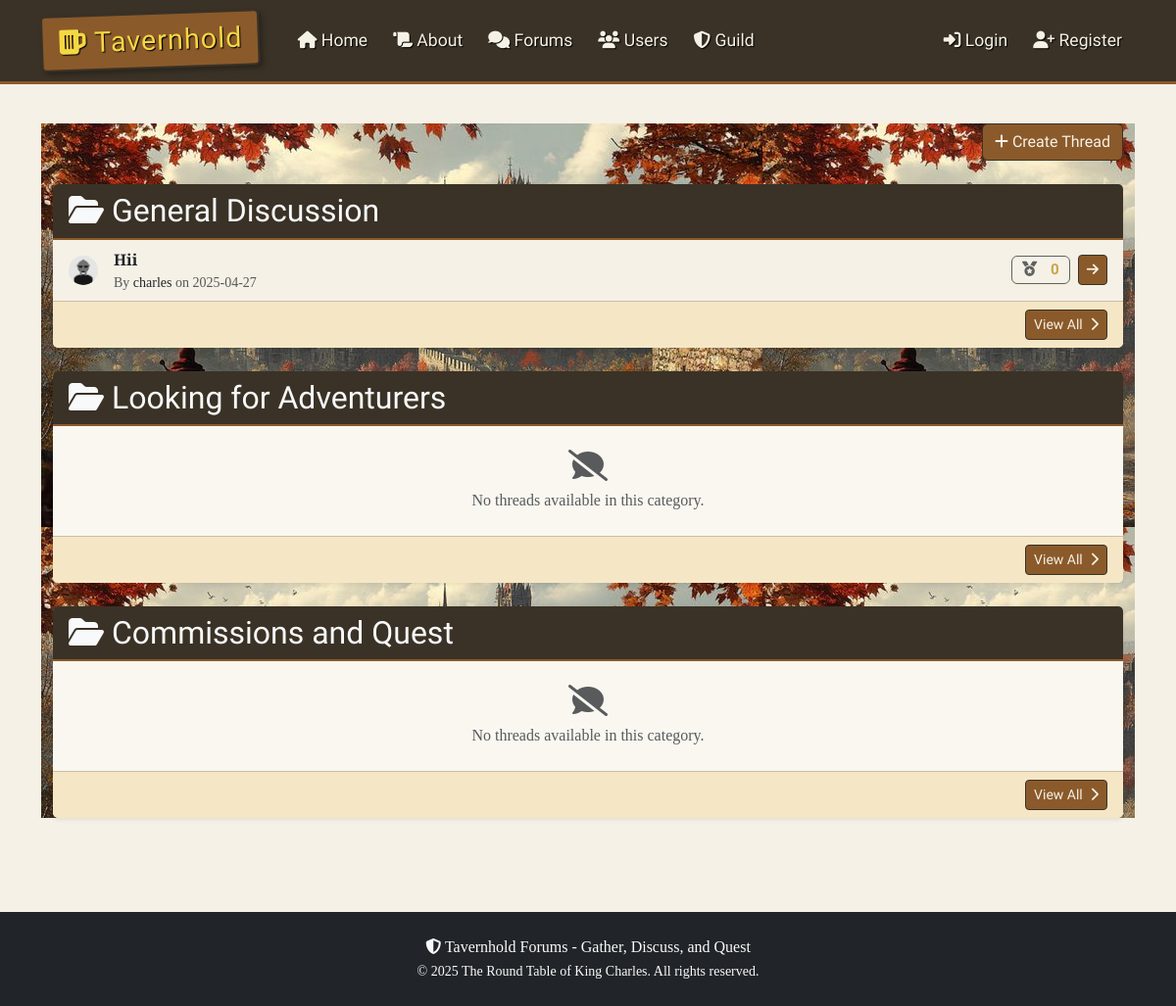
The page /home on the database its author committed.
### thforums/models.py (models this page shows, shortened)
class Thread(db.Model):
    id = db.Column(db.Integer, primary_key=True)  # unique id for each thread
    title = db.Column(db.String(100), nullable=False)  # thread title
    date_posted = db.Column(db.DateTime, nullable=False, default=datetime.utcnow)  # timestamp of thread creation
    content = db.Column(db.Text, nullable=False)  # thread content
    user_id = db.Column(db.Integer, db.ForeignKey("user.id"), nullable=False)  # foreign key linking to the user who created the thread
    category = db.Column(db.String(50), nullable=False)  # category of the thread
    replies = db.relationship("Reply", backref="thread", lazy=True)  # relationship to replies in the thread
    edited = db.Column(db.Boolean, default=False)  # flag to indicate if the thread was edited
    last_edited = db.Column(db.DateTime)  # timestamp of the last edit
    commends = db.relationship("Commend", backref="thread", lazy=True, primaryjoin="Thread.id==Commend.thread_id")
    def commend_count(self):
        return len([c for c in self.commends if c.thread_id == self.id])

class User(db.Model, UserMixin):
    id = db.Column(db.Integer, primary_key=True)  # unique id for each user
    username = db.Column(db.String(20), unique=True, nullable=False)  # username must be unique
    email = db.Column(db.String(120), unique=True, nullable=False)  # email must be unique
    image_file = db.Column(db.String(20), nullable=False, default="default.png")  # profile picture
    password = db.Column(db.String(60), nullable=False)  # hashed password
    gender = db.Column(db.String(10), nullable=True)  # gender field
    birthdate = db.Column(db.Date, nullable=True)  # birthdate field
    bio = db.Column(db.Text, nullable=True)  # bio field
    threads = db.relationship("Thread", backref="author", lazy=True)  # relationship to threads created by the user
    replies = db.relationship("Reply", backref="author", lazy=True)  # relationship to replies made by the user
    exp = db.Column(db.Integer, nullable=False, default=0)  # exp for user, default 0
    level = db.Column(db.Integer, nullable=False, default=1)  # user level, default 1
    commends_received = db.relationship("Commend", backref="user_target", lazy=True, primaryjoin="User.id==Commend.user_id_target")

### thforums/routes.py (the view)
@app.route("/")
@app.route("/home")
def home():
    categories = ["General Discussion", "Looking for Adventurers", "Commissions and Quest"]  # predefined categories
    latest_threads = {category: Thread.query.filter_by(category=category).order_by(Thread.date_posted.desc()).limit(3).all() for category in categories}
    random_users = sample(User.query.all(), min(3, User.query.count()))  # get 3 random users
    return render_template("home.html", title="Home", latest_threads=latest_threads, random_users=random_users)

### thforums/routes.py (called while the page is built)
@app.context_processor
def inject_random_users():
    random_users = sample(User.query.all(), min(3, User.query.count())) if User.query.count() > 0 else []
    sidebar_exp = None
    sidebar_level = None
    sidebar_exp_required = None
    if current_user.is_authenticated:
        sidebar_exp = current_user.exp
        sidebar_level = current_user.level
        sidebar_exp_required = current_user.required_exp_for_next_level()
    return {
        'random_users': random_users,
        'sidebar_exp': sidebar_exp,
        'sidebar_level': sidebar_level,
        'sidebar_exp_required': sidebar_exp_required
    }

### thforums/templates/home.html (shortened to what this page needs)
{% extends 'layout.html' %}
{% block content %}
<div class="home">
    <div class="container">
        <div class="mb-4 text-end">
            <a href="{{ url_for('new_thread') }}" class="btn btn-medieval">
                <i class="fas fa-plus"></i> Create Thread
            </a>
        </div>
        {% for category, threads in latest_threads.items() %}
            <div class="card mb-4 border-0 shadow-sm" style="background-color: var(--card-bg-color);">
                <div class="card-header text-light" style="background-color: var(--navbar-bg-color); border-bottom: 2px solid var(--card-border-color);">
                    <h2 class="mb-0">
                        <i class="fas fa-folder-open me-2"></i>{{ category }}
                    </h2>
                </div>
                <div class="card-body p-0">
                    {% if threads %}
                        <ul class="list-group list-group-flush">
                            {% for thread in threads %}
                                <li class="list-group-item thread-list-item mb-0" style="background-color: var(--background-color);">
                                    <div class="d-flex align-items-center w-100">
                                        <img src="{{ url_for('static', filename='profile_pics/' + thread.author.image_file) }}"
                                             alt="Profile Picture"
                                             class="thread-pic me-3">
                                        <div class="flex-grow-1">
                                            <a href="{{ url_for('view_thread', thread_id=thread.id) }}"
                                               class="text-decoration-none fw-bold text-dark">
                                                {{ thread.title }}
                                            </a>
                                            <div class="text-muted small">
                                                By <a href="{{ url_for('user_profile', username=thread.author.username) }}"
                                                     class="text-decoration-none text-dark">
                                                    {{ thread.author.username }}
                                                </a>
                                                on {{ thread.date_posted.strftime('%Y-%m-%d') }}
                                            </div>
                                        </div>
                                        <button
                                            class="btn btn-commend-thread ms-2 {% if current_user.is_authenticated and thread.is_commended_by(current_user) %}commended{% endif %}"
                                            data-thread-id="{{ thread.id }}"
                                            style="font-size:0.95em; padding:2px 10px;"
                                            {% if not current_user.is_authenticated %}disabled title="Log in to commend"{% endif %}>
                                            <i class="fas fa-medal"></i>
                                            <span class="commend-count">{{ thread.commend_count() }}</span>
                                        </button>
                                        <a href="{{ url_for('view_thread', thread_id=thread.id) }}"
                                           class="btn btn-sm btn-medieval ms-2">
                                            <i class="fas fa-arrow-right"></i>
                                        </a>
                                    </div>
                                </li>
                            {% endfor %}
                        </ul>
                    {% else %}
                        <div class="p-4 text-center text-muted">
                            <i class="fas fa-comment-slash fa-2x mb-2"></i>
                            <p class="mb-0">No threads available in this category.</p>
                        </div>
                    {% endif %}
                </div>
                <div class="card-footer text-end" style="background-color: var(--alert-bg-color);">
                    <a href="{{ url_for('category_threads', category=category) }}"
                       class="btn btn-sm btn-medieval">
                        View All <i class="fas fa-chevron-right ms-1"></i>
                    </a>
                </div>
            </div>
        {% endfor %}
    </div>
</div>
{% endblock %}

### thforums/static/css/styles.css (style rules this page uses)
:root { --background-color: #f5f1e6; --background-image: url('https://i.pinimg.com/736x/b9/69/e1/b969e18f60defad33dd623985b8af591.jpg'); --background-repeat: no-repeat; --background-size: 100% 100%; --background-attachment: fixed; --font-family: 'Cinzel', serif; --text-color: #3a3226; --navbar-bg-color: #3a3226; --navbar-border-color: #8b5a2b; --navbar-text-color: #f5f1e6; --btn-bg-color: #8b5a2b; --btn-hover-bg-color: #6d4a2b; --btn-text-color: #f5f1e6; --card-bg-color: #f9f7f0; --card-border-color: #8b5a2b; --alert-bg-color: #f5e7c6; --alert-border-color: #d4b97a; --alert-text-color: #5c3a21; }
html { height: 100%; }
body { background-color: var(--background-color); background-image: var(--background-image); background-repeat: no-repeat; background-size:cover; background-attachment: fixed; font-family: var(--font-family); color: var(--text-color); display: flex; flex-direction: column; min-height: 100%; }
.home { background-image: url(home.jpg); }
.btn-medieval { background-color: var(--btn-bg-color); color: var(--btn-text-color); border: 1px solid var(--navbar-bg-color); font-family: 'MedievalSharp', cursive; }
.thread-list-item { transition: all 0.3s ease; }
.thread-pic { transition: all 0.3s ease; }
.card { box-shadow: 3px 3px 10px rgba(0, 0, 0, 0.1); background-color: var(--card-bg-color); }
.card-header { font-family: 'MedievalSharp', cursive; border-bottom: 2px solid var(--card-border-color) !important; }
.btn-commend-thread, .btn-commend-reply { background-color: #e6d8a8; color: #8b5a2b; border: 1.5px solid #d4af37; font-family: 'MedievalSharp', cursive; transition: box-shadow 0.2s, background 0.2s, color 0.2s; box-shadow: 0 2px 6px rgba(212,175,55,0.08); }
.btn-commend-thread .fa-medal, .btn-commend-reply .fa-medal { margin-right: 4px; transition: color 0.2s, text-shadow 0.2s; }
.btn-commend-thread:disabled, .btn-commend-reply:disabled { opacity: 0.7; cursor: not-allowed; }
.btn-commend-thread .commend-count, .btn-commend-reply .commend-count { margin-left: 6px; font-weight: bold; color: #b8860b; }
.thread-pic { width: 30px; height: 30px; border-radius: 50%; margin-right: 10px; }
.thread-list-item { display: flex; align-items: center; margin-bottom: 10px; }

### rows shown on the page
Thread: image_file (placeholder picture), title "Hii", author.username "charles", date_posted "2025-04-27", commend_count "0"

### other values the page prints
{{ category }} "General Discussion" "Looking for Adventurers" "Commissions and Quest"
